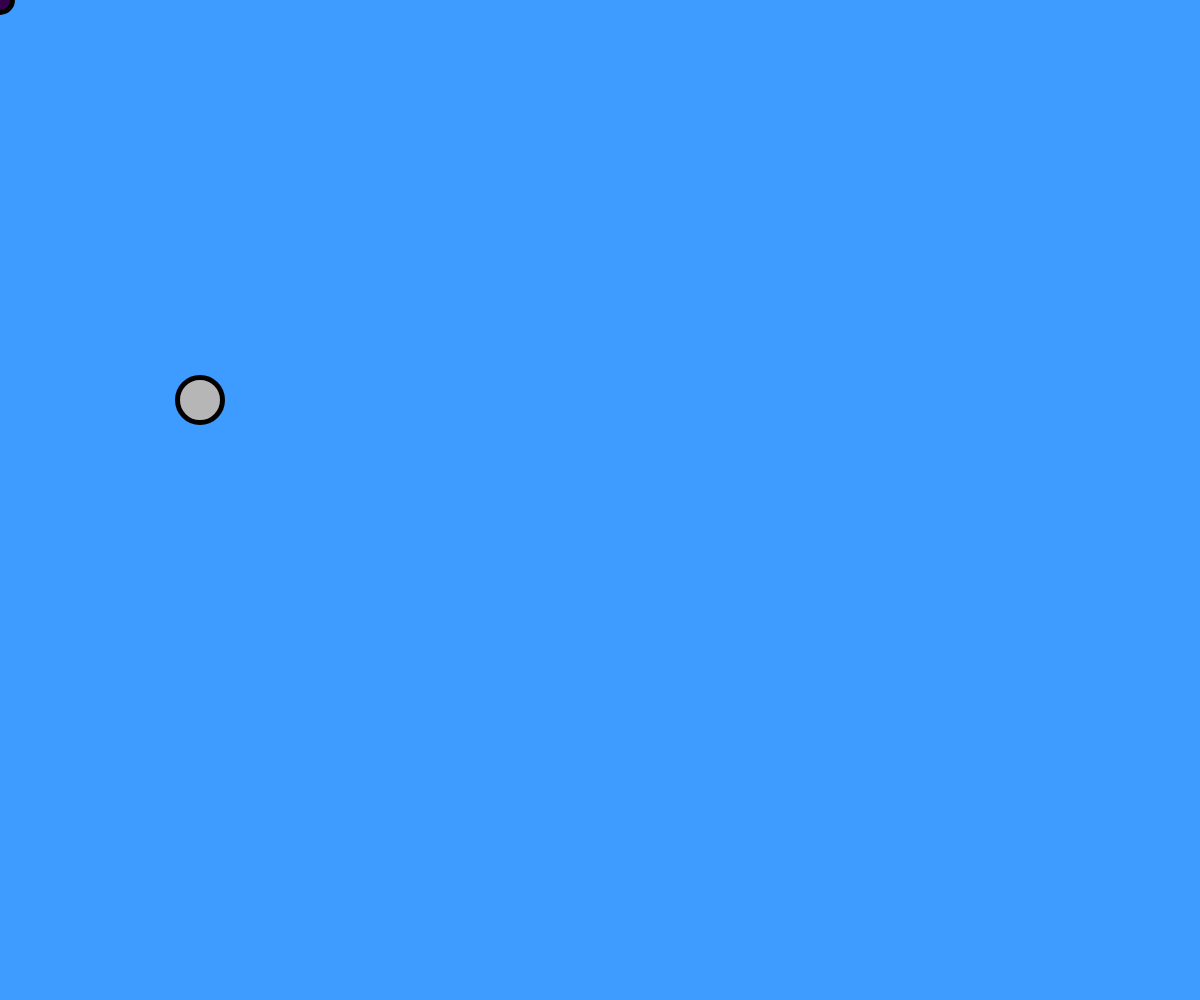
Frame 1 (no input)
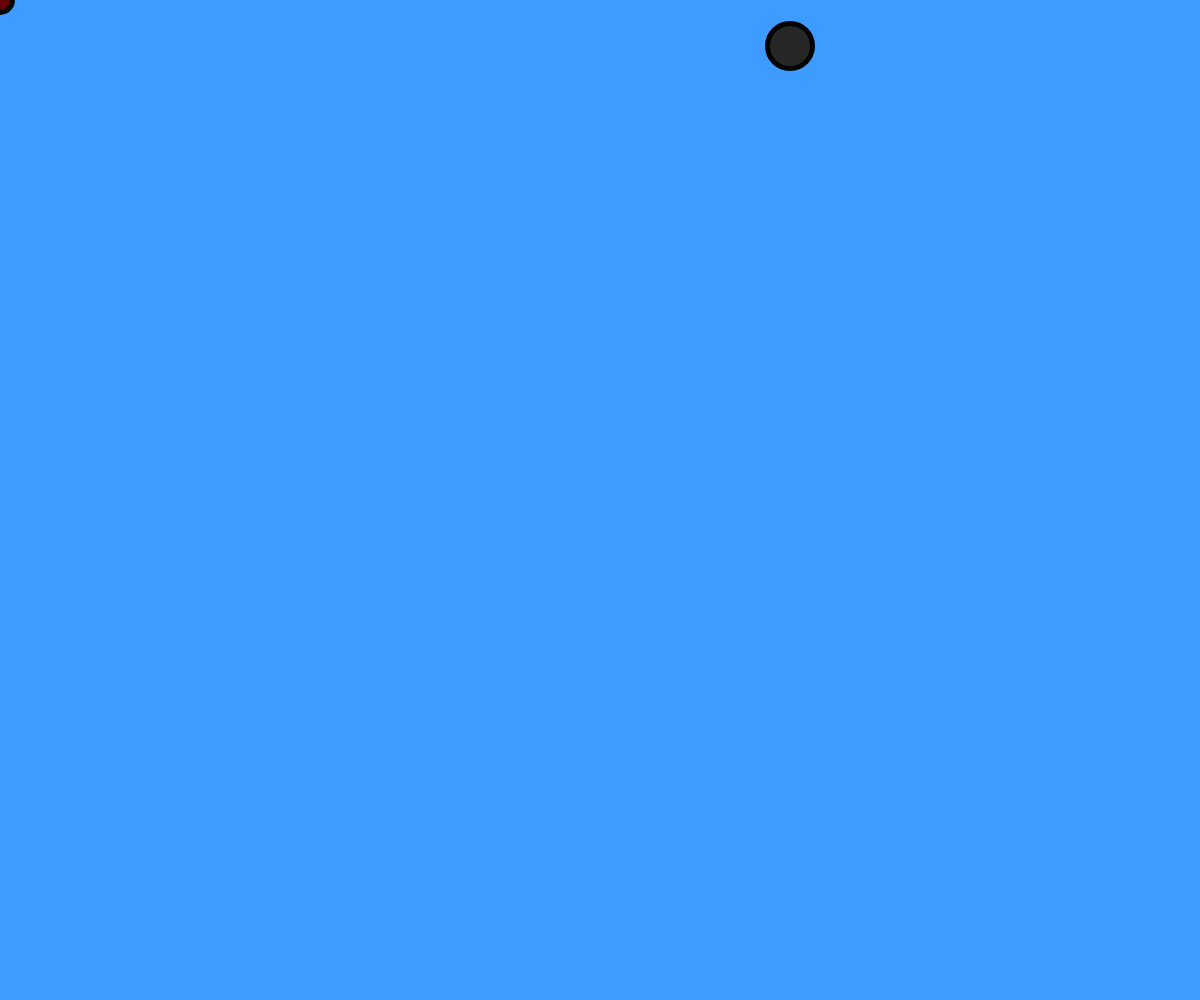
Frame 60 (no input)
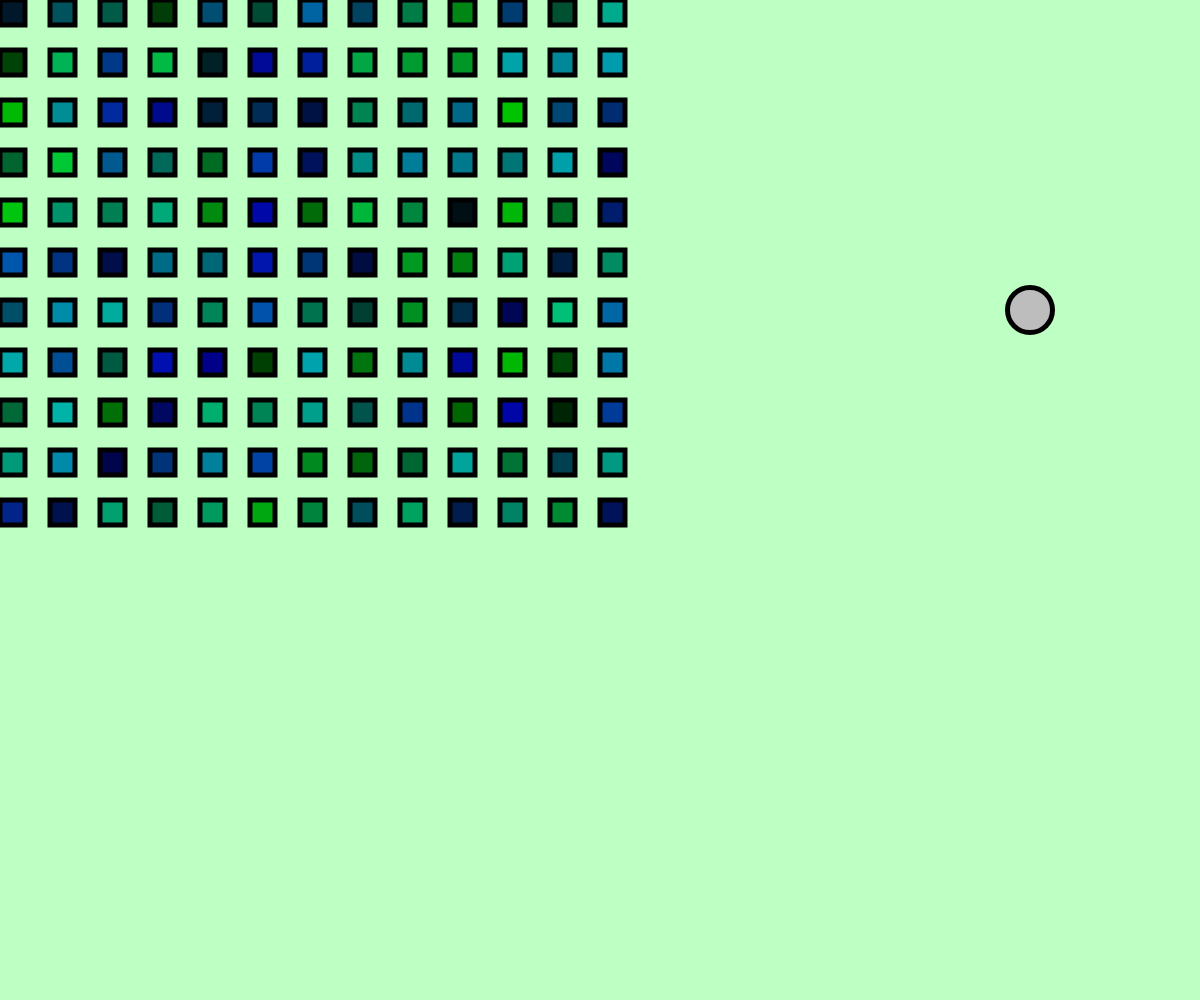
Frame 120 (the mouse pressed at the canvas centre since frame 60)

The p5.js sketch that drew these frames (run headless with seeded random() and noise() and a simulated clock; from frame 60 on, the mouse is pressed at the canvas centre):

// p5.js sketch
// ── sketch.js
//creating variables
//
// ||
var x = 0;
var y = 0;
var x_x = 0;
var y_y = 0;

//create the array
var num = [200, 400, 10, -6];
var i = 0;


// creating the canvas
function setup(){
  createCanvas(windowWidth, windowHeight);

} // end of setup function

//setting up the background
function draw(){
  //making background change color when going across screen
  //added another background color and changed them all
  if(mouseX < width*1/4){
    background('rgb(62, 155, 255)');
  } else if(mouseX < width*1/2){
    background('rgb(215, 155, 249)');
  } else if(mouseX < width*3/4){
    background('rgb(190, 255, 196)');
  }  else {
    background('rgb(0, 0, 0)');
  }

        //calling functions to make ball bounce across screen
        drawBall(45);
        ballMove();
        ballBounce();


//   //drawing loops to make squares across the screen
// now making circles instead of squares
if(mouseX < width * 1/2 ){
  for ( var x = 0; x <= mouseX; x = x + 50 ){
    for ( var y = 0; y <= mouseY; y = y + 50 ){
      //draw the squares
      fill( random(255), 0, random (100) );
      ellipse( x, y, 25, 25);
    }
  }
//changing squares to circles halfway across screen
//now making circles into squares halfway
} else if( mouseX < width ){
  for ( var x_x = 0; x_x <= mouseX; x_x = x_x + 50 ){
    for ( var y_y = 0; y_y <= mouseY; y_y = y_y + 50 ){
      fill( 0, random(200), random(175) );
      rect( x_x, y_y, 25, 25 );
      //for inner for
    }
    //for 'for' under if
  }

}

} //this is the closing bracket for draw function

//*******************************************************

//creating the functions for the ball

function drawBall( diameter ){
    fill( random(255) );
    stroke( 'black' );
    strokeWeight(5);
    ellipse( num[0], num[1], diameter );
} //end of the drawBall function


//code to make the ball move
function ballMove(){
  num[0] = num[0] + num[2];
  num[1] = num[1] + num[3];
}//end of ballMove function


//code to make ball bounce
function ballBounce(){
  if ( num[0] > width || num[0] < 0 ){
    num[2] = num[2] * -1;
  }
  if ( num[1] > height || num[1] < 0 ){
    num[3] = num[3] * -1;
  }
} //end of ballBounce function
